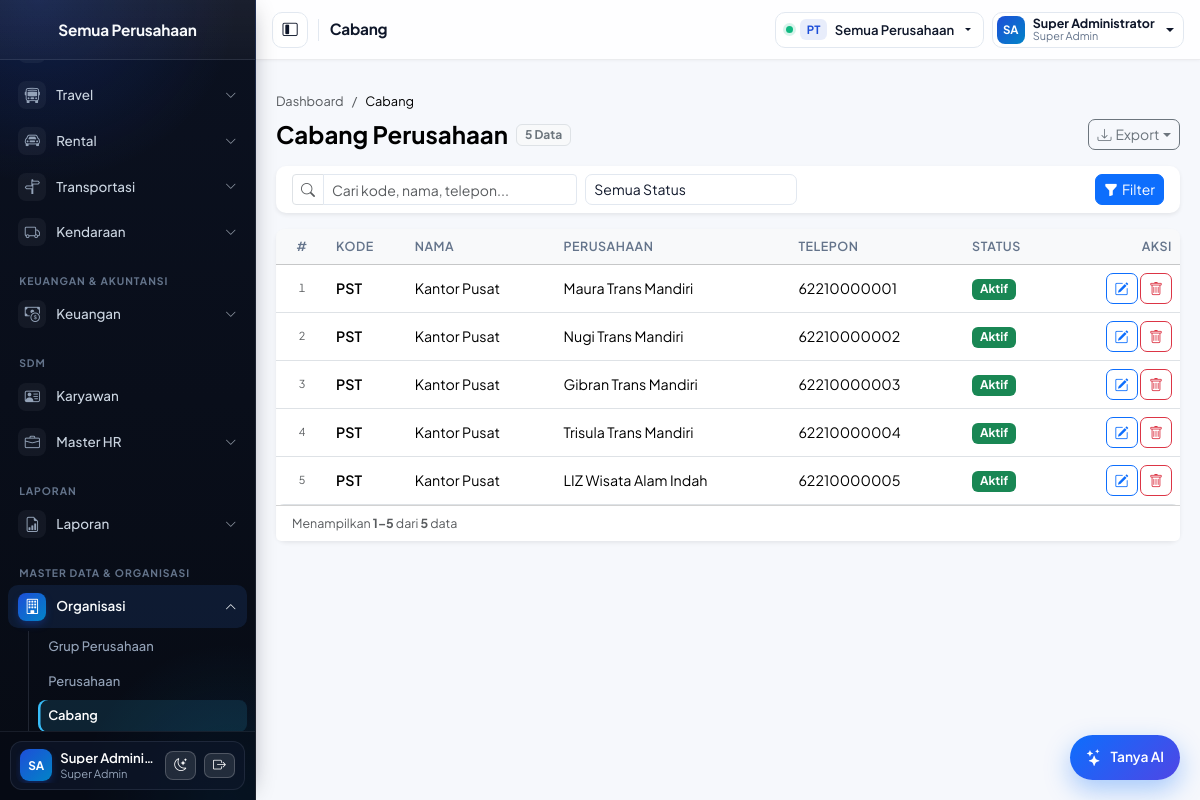
/pages/branches/index.php (signed in), run on the app's committed database.
### tables this page shows
CREATE TABLE `branches` (
  `id` INT(11) NOT NULL AUTO_INCREMENT,
  `company_id` INT(11) NOT NULL,
  `code` VARCHAR(15) NOT NULL,
  `name` VARCHAR(255) NOT NULL,
  `note` VARCHAR(2000) DEFAULT NULL,
  `phone_number` VARCHAR(20) DEFAULT NULL,
  `is_active` TINYINT(1) NOT NULL DEFAULT 1,
  `created_user` VARCHAR(255) DEFAULT NULL,
  `created_date` DATETIME NOT NULL DEFAULT CURRENT_TIMESTAMP,
  `modified_user` VARCHAR(255) DEFAULT NULL,
  `modified_date` DATETIME DEFAULT NULL,
  PRIMARY KEY (`id`),
  UNIQUE KEY `uq_branches_company_code` (`company_id`, `code`),
  CONSTRAINT `fk_branches_company` FOREIGN KEY (`company_id`) REFERENCES `companies` (`id`) ON DELETE RESTRICT
);

CREATE TABLE `companies` (
  `id` INT(11) NOT NULL AUTO_INCREMENT,
  `group_id` INT(11) NOT NULL,
  `code` VARCHAR(15) NOT NULL,
  `name` VARCHAR(255) NOT NULL,
  `note` VARCHAR(2000) DEFAULT NULL,
  `phone_number` VARCHAR(20) DEFAULT NULL,
  `website` VARCHAR(300) DEFAULT NULL,
  `email` VARCHAR(200) DEFAULT NULL,
  `address` VARCHAR(1000) DEFAULT NULL,
  `city` VARCHAR(100) DEFAULT NULL,
  `logo` VARCHAR(255) DEFAULT NULL,
  `stamp` VARCHAR(255) DEFAULT NULL,
  `bot_secret` VARCHAR(128) DEFAULT NULL,
  `bot_phone` VARCHAR(30) DEFAULT NULL,
  `is_active` TINYINT(1) NOT NULL DEFAULT 1,
  `created_user` VARCHAR(255) DEFAULT NULL,
  `created_date` DATETIME NOT NULL DEFAULT CURRENT_TIMESTAMP,
  `modified_user` VARCHAR(255) DEFAULT NULL,
  `modified_date` DATETIME DEFAULT NULL,
  PRIMARY KEY (`id`),
  UNIQUE KEY `uq_companies_code` (`code`),
  UNIQUE KEY `uq_companies_bot_secret` (`bot_secret`),
  KEY `ix_companies_group` (`group_id`),
  CONSTRAINT `fk_companies_group` FOREIGN KEY (`group_id`) REFERENCES `groups` (`id`) ON DELETE RESTRICT
);

### config/database.php (called while the page is built, shortened)
<?php
function db(): mysqli
{
    static $conn = null;
    if ($conn instanceof mysqli) {
        return $conn;
    }
    try {
        $conn = new mysqli(DB_HOST, DB_USER, DB_PASS, DB_NAME);
        $conn->set_charset('utf8mb4');
    } catch (mysqli_sql_exception $e) {
        http_response_code(500);
        error_log('DB connection failed: ' . $e->getMessage());
        exit('Koneksi database gagal. Periksa konfigurasi.');
    }
    return $conn;
}

### includes/auth.php (called while the page is built, shortened)
<?php
function is_super_admin(): bool
{
    return ($_SESSION['role_name'] ?? '') === 'Super Admin';
}
function active_company_id(): ?int
{
    $id = $_SESSION['company_id'] ?? null;
    return $id === null ? null : (int) $id;
}
function can(string $permission): bool
{
    if (is_super_admin()) {
        return true;
    }
    return in_array($permission, $_SESSION['permissions'] ?? [], true);
}
function company_scope(string $column = 'company_id'): array
{
    if (is_super_admin()) {
        return ['1=1', '', []];
    }
    $cid = active_company_id();
    return ["{$column} = ?", 'i', [$cid]];
}
function accessible_companies(bool $force_refresh = false): array
{
    $is_sa = is_super_admin() ? 1 : 0;
    if ($is_sa) {
        $rows = db()->query('SELECT id, code, name, logo FROM companies WHERE is_active = 1 ORDER BY name')->fetch_all(MYSQLI_ASSOC);
    }
    return $rows;
}

### includes/grid_export.php (called while the page is built, shortened)
<?php
function ui_export_actions(?array $extra_query = null): array
{
    $q = $_GET;
    unset($q['page'], $q['export']);
    $xlsx_url = '?' . http_build_query(array_merge($q, ['export' => 'xlsx']));
    $pdf_url  = '?' . http_build_query(array_merge($q, ['export' => 'pdf']));
    return [
        [
            'label' => 'Export',
            'icon'  => 'download',
            'class' => 'btn btn-outline-secondary btn-sm dropdown-toggle',
            'items' => [
                [
                    'label'      => 'Excel (.xlsx)',
                    'icon'       => 'file-earmark-excel',
                    'icon_class' => 'text-success',
                    'href'       => $xlsx_url,
                ],
                [
                    'label'      => 'PDF (.pdf)',
                    'icon'       => 'file-earmark-pdf',
                    'icon_class' => 'text-danger',
                    'href'       => $pdf_url,
                ],
            ],
        ],
    ];
}

### pages/branches/index.php (the view, shortened to what this page needs)
<?php
require_once __DIR__ . '/../../config/config.php';
[$where, $types, $params] = company_scope('b.company_id');
$q = trim((string) ($_GET['q'] ?? ''));
$status = trim((string) ($_GET['status'] ?? ''));
$st = db()->prepare("SELECT COUNT(*) FROM branches b JOIN companies c ON c.id = b.company_id WHERE {$where}");
$st->execute();
$total = (int) $st->get_result()->fetch_row()[0];
$p = paginate($total, (int) ($_GET['page'] ?? 1));
$st = db()->prepare("SELECT b.id, b.code, b.name, b.phone_number, b.is_active, c.name AS company_name
                     FROM branches b JOIN companies c ON c.id = b.company_id
                     WHERE {$where} ORDER BY b.name LIMIT ? OFFSET ?");
$st->bind_param($types . 'ii', ...[...$params, $p['per_page'], $p['offset']]);
$st->execute();
$rows = $st->get_result()->fetch_all(MYSQLI_ASSOC);
$header_actions = ui_export_actions();
require __DIR__ . '/../../includes/header.php';
?>
<main class="col-12 col-md-9 col-lg-10 p-3 p-lg-4">
    <?= ui_page_header(
        'Cabang Perusahaan',
        ['Dashboard' => 'pages/dashboard/index.php', 'Cabang' => null],
        [['text' => number_format($total, 0, ',', '.') . ' Data', 'class' => 'bg-light text-secondary border']],
        $header_actions
    ) ?>
    <div class="card shadow-sm border-0 mb-3">
        <div class="card-body py-2 px-3">
            <form method="get" class="row g-2 align-items-center erp-filter-bar">
                <div class="col-12 col-md-4">
                    <div class="input-group input-group-sm">
                        <span class="input-group-text bg-white text-muted"><i class="bi bi-search"></i></span>
                        <input type="text" name="q" class="form-control" placeholder="Cari kode, nama, telepon..." value="<?= e($q) ?>">
                    </div>
                </div>
                <div class="col-6 col-md-3">
                    <select name="status" class="form-select form-select-sm" onchange="this.form.submit()">
                        <option value="">Semua Status</option>
                    </select>
                </div>
                <?= ui_filter_actions(APP_URL . '/pages/branches/index.php', ($q !== '' || $status !== '')) ?>
            </form>
        </div>
    </div>
    <div class="card shadow-sm border-0">
        <div class="table-responsive">
            <table class="table table-hover mb-0 align-middle">
                <thead class="table-light"><tr><th class="text-center" style="width: 52px;">#</th><th>Kode</th><th>Nama</th><th>Perusahaan</th><th>Telepon</th><th>Status</th><th class="text-end">Aksi</th></tr></thead>
                <tbody>
                <?php foreach ($rows as $idx => $r): ?>
                    <tr>
                        <td class="text-center text-muted small"><?= number_format($p['offset'] + $idx + 1, 0, ',', '.') ?></td>
                        <td class="fw-semibold"><?= e($r['code']) ?></td>
                        <td><?= e($r['name']) ?></td>
                        <td><?= e($r['company_name']) ?></td>
                        <td><?= e($r['phone_number'] ?: '-') ?></td>
                        <td><span class="badge bg-<?= $r['is_active'] ? 'success' : 'secondary' ?>"><?= $r['is_active'] ? 'Aktif' : 'Nonaktif' ?></span></td>
                        <td class="text-end text-nowrap">
                            <?php if (can('branches.manage')): ?>
                                <a class="btn btn-sm btn-outline-primary" href="<?= e(APP_URL) ?>/pages/branches/form.php?id=<?= (int) $r['id'] ?>" title="Ubah" aria-label="Ubah"><i class="bi bi-pencil-square"></i></a>
                                <form method="post" action="<?= e(APP_URL) ?>/pages/branches/delete.php" class="d-inline" onsubmit="return confirm('Hapus cabang ini?')">
                                    <button type="submit" class="btn btn-sm btn-outline-danger" title="Hapus" aria-label="Hapus"><i class="bi bi-trash"></i></button>
                                </form>
                            <?php endif; ?>
                        </td>
                    </tr>
                <?php endforeach; ?>
                </tbody>
            </table>
        </div>
        <div class="card-footer bg-white d-flex flex-wrap justify-content-between align-items-center gap-2 py-2">
            <div class="small text-muted">
                <?php if ($total > 0): ?>
                    Menampilkan <strong><?= number_format($p['offset'] + 1, 0, ',', '.') ?>&ndash;<?= number_format(min($total, $p['offset'] + count($rows)), 0, ',', '.') ?></strong> dari <strong><?= number_format($total, 0, ',', '.') ?></strong> data
                <?php else: ?>
                    Total <strong>0</strong> data
                <?php endif; ?>
            </div>
        </div>
    </div>
</main>
<?php require __DIR__ . '/../../includes/footer.php'; ?>

### data on the page
branches: offset "1", code "PST", name "Kantor Pusat", company.name "Maura Trans Mandiri", phone_number "62210000001", is_active "Aktif"
branches: offset "2", code "PST", name "Kantor Pusat", company.name "Nugi Trans Mandiri", phone_number "62210000002", is_active "Aktif"
branches: offset "3", code "PST", name "Kantor Pusat", company.name "Gibran Trans Mandiri", phone_number "62210000003", is_active "Aktif"
branches: offset "4", code "PST", name "Kantor Pusat", company.name "Trisula Trans Mandiri", phone_number "62210000004", is_active "Aktif"
branches: offset "5", code "PST", name "Kantor Pusat", company.name "LIZ Wisata Alam Indah", phone_number "62210000005", is_active "Aktif"

### other printed values
$sidebarCompanyName "Semua Perusahaan"
$m['label'] "Travel"
$m['label'] "Rental"
$m['label'] "Transportasi"
$m['label'] "Kendaraan"
$sec "KEUANGAN & AKUNTANSI"
$m['label'] "Keuangan"
$sec "SDM"
$m['label'] "Karyawan"
$m['label'] "Master HR"
$sec "LAPORAN"
$m['label'] "Laporan"
$sec "MASTER DATA & ORGANISASI"
$m['label'] "Organisasi"
$s['label'] "Grup Perusahaan"
